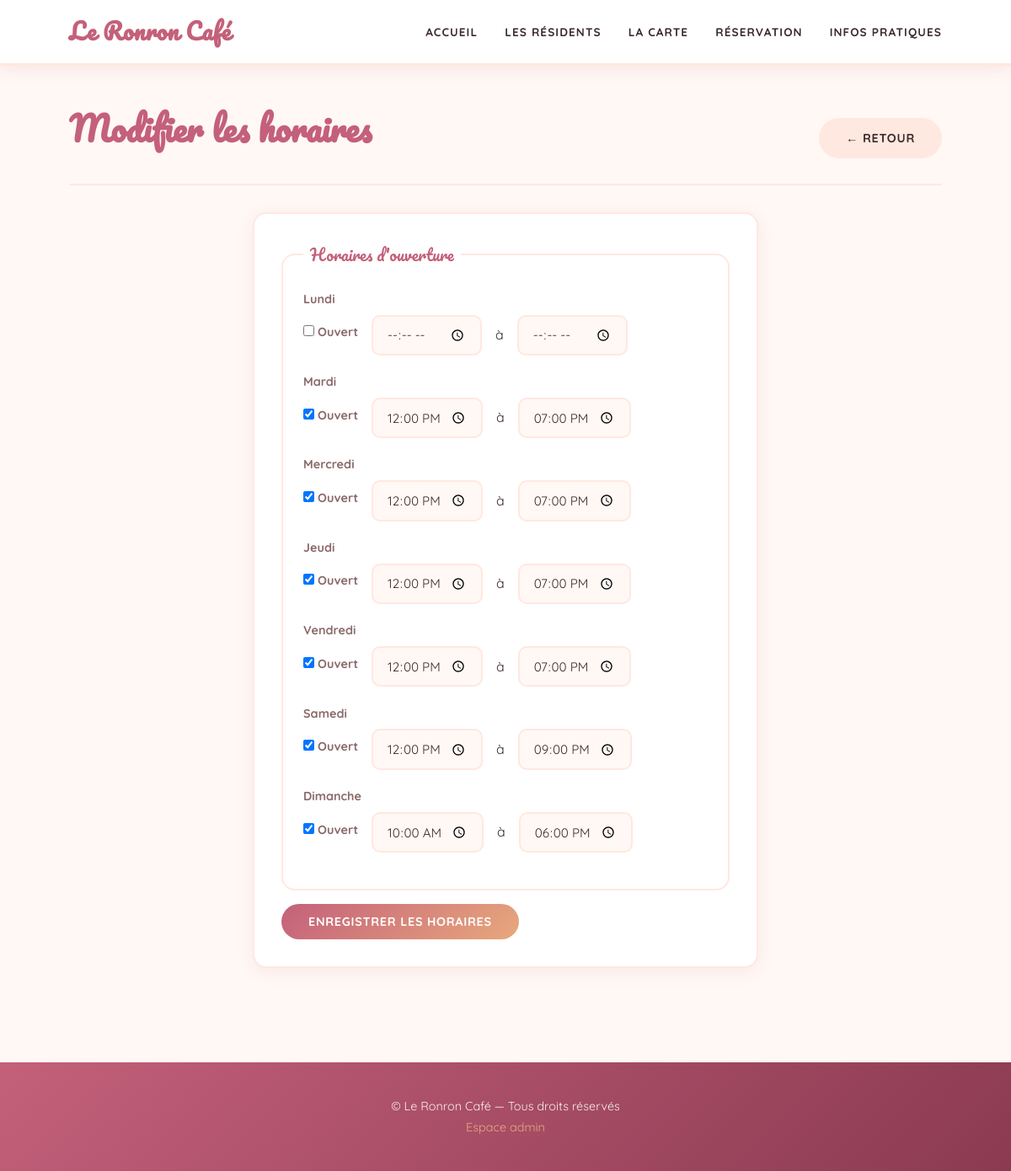
Page /index.php?page=admin&action=edit_horaires (signed in) on the committed database.
### tables this page shows
CREATE TABLE `Horaire` (
  `id_horaire` int(11) NOT NULL,
  `jour` enum('Lundi','Mardi','Mercredi','Jeudi','Vendredi','Samedi','Dimanche') NOT NULL,
  `heure_ouverture` time DEFAULT NULL,
  `heure_fermeture` time DEFAULT NULL,
  `est_ouvert` tinyint(1) DEFAULT '1'
);

### controllers/AdminController.php (called while the page is built, shortened)
<?php
require_once 'models/Horaire.php';
class AdminController {
    private Horaire $modelHoraire;
    public function __construct() {
        $this->modelHoraire = new Horaire();
    }
    public function editHoraires(): void {
        $horaires = $this->modelHoraire->getAll();
        include 'views/templates/header.php';
        include 'views/admin/form_horaires.php';
        include 'views/templates/footer.php';
    }
}
?>

### config/database.php (called while the page is built, shortened)
<?php
function getConnexion(): PDO {
    static $pdo = null;
    if ($pdo === null) {
        $dsn = 'mysql:host=' . DB_HOST . ';dbname=' . DB_NAME . ';charset=' . DB_CHARSET;
        try {
            $pdo = new PDO($dsn, DB_USER, DB_PASS, [
                PDO::ATTR_ERRMODE => PDO::ERRMODE_EXCEPTION,
                PDO::ATTR_DEFAULT_FETCH_MODE => PDO::FETCH_ASSOC,
            ]);
        } catch (PDOException $e) {
            die('Erreur de connexion : ' . $e->getMessage());
        }
    }
    return $pdo;
}
?>

### models/Model.php (called while the page is built, shortened)
<?php
require_once 'config/database.php';
abstract class Model {
    public function __construct() {
        $this->pdo = getConnexion();
    }
}
?>

### models/Horaire.php (called while the page is built, shortened)
<?php
require_once 'models/Model.php';
class Horaire extends Model {
    public function getAll() {
        $requete = $this->pdo->prepare(
            "SELECT * FROM Horaire"
        );
        $requete->execute();
        return $requete->fetchAll();
    }
}
?>

### views/admin/form_horaires.php (the view, shortened to what this page needs)
<div class="admin-header">
    <h1>Modifier les horaires</h1>
    <a href="index.php?page=admin" class="btn btn-secondaire">← Retour</a>
</div>
<div class="formulaire">
    <form action="index.php?page=admin&action=edit_horaires" method="post">
        <fieldset>
            <legend>Horaires d'ouverture</legend>
            <?php foreach ($horaires as $horaire) : ?>
                <div class="champ">
                    <label><?= htmlspecialchars($horaire['jour']) ?></label>
                    <div style="display: flex; align-items: center; gap: 1rem;">
                        <label>
                            <input type="checkbox"
                                   name="horaires[<?= $horaire['id_horaire'] ?>][est_ouvert]"
                                   value="1"
                                   <?= $horaire['est_ouvert'] ? 'checked' : '' ?>>
                            Ouvert
                        </label>
                        <input type="time"
                               name="horaires[<?= $horaire['id_horaire'] ?>][heure_ouverture]"
                               value="<?= $horaire['heure_ouverture'] ?? '' ?>"
                               style="width: auto;">
                        <span>à</span>
                        <input type="time"
                               name="horaires[<?= $horaire['id_horaire'] ?>][heure_fermeture]"
                               value="<?= $horaire['heure_fermeture'] ?? '' ?>"
                               style="width: auto;">
                    </div>
                </div>
            <?php endforeach; ?>
        </fieldset>
        <div style="margin-top: 1rem;">
            <button type="submit" class="btn btn-principal">
                Enregistrer les horaires
            </button>
        </div>
    </form>
</div>

### public/css/style.css (style rules this page uses)
:root { --couleur-principale : #C4607A; --couleur-secondaire : #E8A87C; --couleur-accent : #C9A84C; --couleur-fond : #FFF8F5; --couleur-fond-clair : #FFE8E0; --couleur-texte : #3D2B2B; --couleur-texte-clair: #8B6A6A; --couleur-blanc : #FFFFFF; --couleur-erreur : #C0392B; --couleur-succes : #27AE60; --police-titre : 'Pacifico', cursive; --police-texte : 'Quicksand', sans-serif; --ombre : 0 4px 20px rgba(196, 96, 122, 0.1); --ombre-hover : 0 8px 30px rgba(196, 96, 122, 0.2); --border-radius : 16px; --transition : all 0.3s ease; }
*, *::before, *::after { box-sizing: border-box; margin: 0; padding: 0; }
body { font-family: var(--police-texte); background: var(--couleur-fond); color: var(--couleur-texte); font-size: 16px; line-height: 1.7; display: flex; flex-direction: column; min-height: 100vh; }
a { color: var(--couleur-principale); text-decoration: none; transition: var(--transition); }
h1, h2, h3 { font-family: var(--police-titre); color: var(--couleur-principale); line-height: 1.3; }
h1 { font-size: 2.5rem; margin-bottom: 1.5rem; }
.formulaire { background: var(--couleur-blanc); border-radius: var(--border-radius); padding: 2rem; box-shadow: var(--ombre); max-width: 600px; margin: 0 auto; border: 2px solid var(--couleur-fond-clair); }
fieldset { border: 2px solid var(--couleur-fond-clair); border-radius: var(--border-radius); padding: 1.5rem; }
legend { font-family: var(--police-titre); font-size: 1.2rem; color: var(--couleur-principale); padding: 0 0.5rem; }
.champ { margin-bottom: 1.2rem; }
label { display: block; font-size: 0.9rem; font-weight: 700; color: var(--couleur-texte-clair); margin-bottom: 0.4rem; }
input[type="text"], input[type="email"], input[type="password"], input[type="date"], input[type="time"], input[type="number"], select, textarea { width: 100%; padding: 0.7rem 1rem; border: 2px solid var(--couleur-fond-clair); border-radius: 10px; font-family: var(--police-texte); font-size: 0.95rem; color: var(--couleur-texte); background: var(--couleur-fond); transition: var(--transition); }
.btn { display: inline-block; padding: 0.75rem 2rem; border-radius: 50px; font-family: var(--police-texte); font-size: 0.9rem; font-weight: 700; letter-spacing: 0.05em; text-transform: uppercase; cursor: pointer; border: none; transition: var(--transition); }
.btn-principal { background: linear-gradient(135deg, var(--couleur-principale), var(--couleur-secondaire)); color: var(--couleur-blanc); }
.btn-secondaire { background: var(--couleur-fond-clair); color: var(--couleur-texte); }
.admin-header { display: flex; justify-content: space-between; align-items: center; margin-bottom: 2rem; padding-bottom: 1rem; border-bottom: 2px solid var(--couleur-fond-clair); }

### rows in the picture
horaire: jour "Lundi"
horaire: jour "Mardi", est_ouvert "☑", heure_ouverture "12:00:00", heure_fermeture "19:00:00"
horaire: jour "Mercredi", est_ouvert "☑", heure_ouverture "12:00:00", heure_fermeture "19:00:00"
horaire: jour "Jeudi", est_ouvert "☑", heure_ouverture "12:00:00", heure_fermeture "19:00:00"
horaire: jour "Vendredi", est_ouvert "☑", heure_ouverture "12:00:00", heure_fermeture "19:00:00"
horaire: jour "Samedi", est_ouvert "☑", heure_ouverture "12:00:00", heure_fermeture "21:00:00"
horaire: jour "Dimanche", est_ouvert "☑", heure_ouverture "10:00:00", heure_fermeture "18:00:00"
